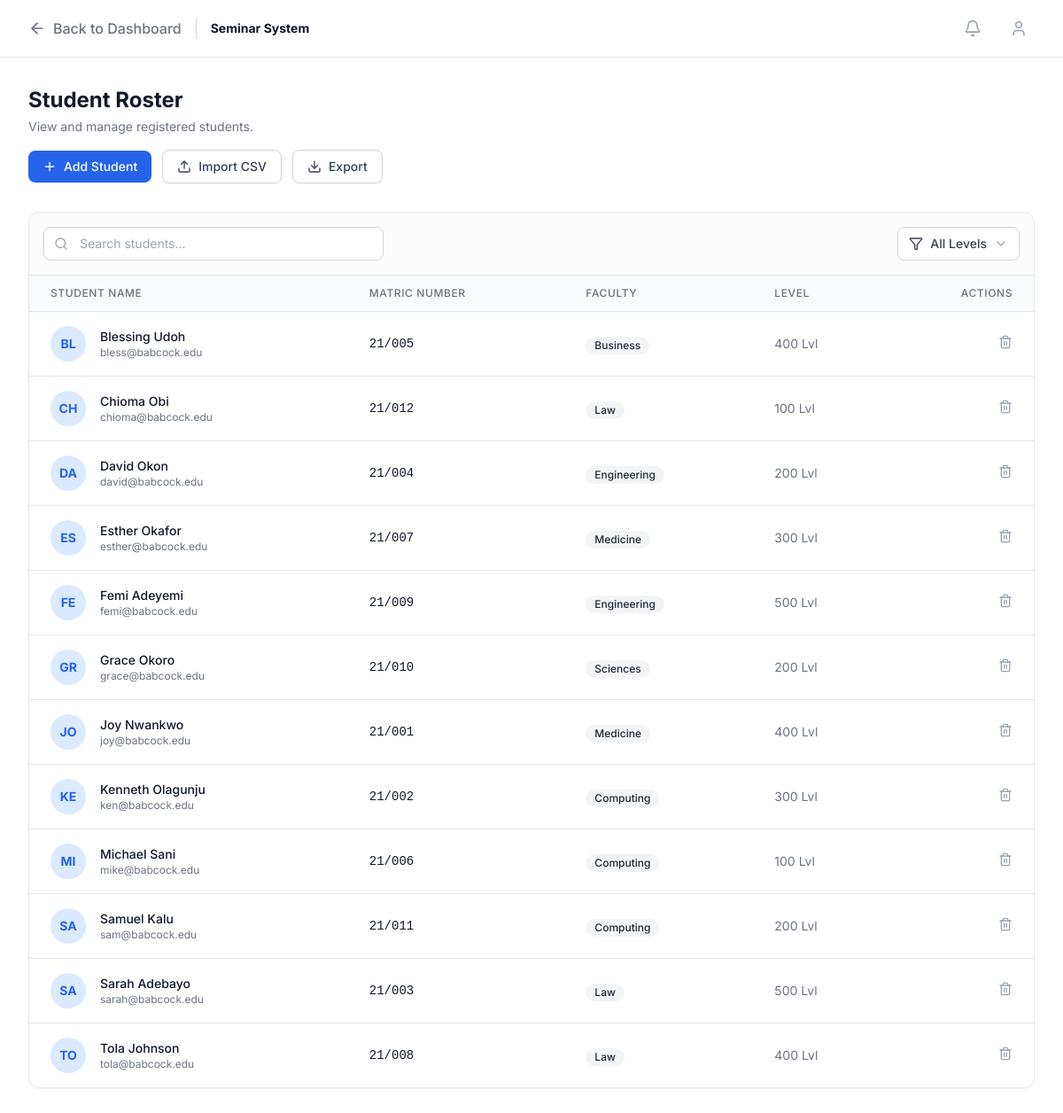
Screenshot of /roster_view.php with the database file from the repository.
### tables this page shows
CREATE TABLE `Student` (
  `StudentID` int(10) UNSIGNED NOT NULL,
  `MatricNo` varchar(50) NOT NULL,
  `FullName` varchar(255) NOT NULL,
  `Faculty` varchar(100) NOT NULL,
  `Level` int(11) NOT NULL,
  `Email` varchar(100) DEFAULT NULL,
  `CreatedAt` timestamp NOT NULL DEFAULT current_timestamp()
);

### roster_view.php (the view, shortened to what this page needs)
<?php
$servername = "localhost";
$username = "root";
$password = "";
$dbname = "ChapelSeminarDB";
$conn = new mysqli($servername, $username, $password, $dbname);
$filterLevel = isset($_GET['level']) ? $_GET['level'] : 'All';
$sql = "SELECT * FROM Student";
$sql .= " ORDER BY FullName ASC";
$result = $conn->query($sql);
?>
<!DOCTYPE html>
<html lang="en">
<head>
    <script src="https://cdn.tailwindcss.com"></script>
</head>
<body class="text-gray-800">
    <nav class="border-b border-gray-200 bg-white">
        <div class="max-w-7xl mx-auto px-4 sm:px-6 lg:px-8">
            <div class="flex justify-between h-16">
                <div class="flex items-center gap-4">
                    <a href="seminar.html" class="text-gray-500 hover:text-gray-900 font-medium flex items-center gap-2">
                        <i data-lucide="arrow-left" class="w-5 h-5"></i> Back to Dashboard
                    </a>
                    <span class="text-sm font-bold text-gray-900">Seminar System</span>
                </div>
                <div class="flex items-center gap-4">
                    <button class="p-2 text-gray-400 hover:text-gray-600"><i data-lucide="bell" class="w-5 h-5"></i></button>
                    <button class="p-2 text-gray-400 hover:text-gray-600"><i data-lucide="user" class="w-5 h-5"></i></button>
                </div>
            </div>
        </div>
    </nav>
    <main class="max-w-7xl mx-auto px-4 sm:px-6 lg:px-8 py-8">
        <div class="mb-8">
            <h1 class="text-2xl font-bold text-gray-900">Student Roster</h1>
            <p class="text-sm text-gray-500 mt-1 mb-4">View and manage registered students.</p>
            <div class="flex flex-wrap items-center gap-3">
                <a href="roster_add.html" class="inline-flex items-center gap-2 px-4 py-2 bg-blue-600 hover:bg-blue-700 text-white rounded-lg text-sm font-medium shadow-sm transition-colors">
                    <i data-lucide="plus" class="w-4 h-4"></i> Add Student
                </a>
                <form action="roster_view.php" method="POST" enctype="multipart/form-data" id="importForm" class="inline-flex">
                    <button type="button" onclick="document.getElementById('csvInput').click()" class="inline-flex items-center gap-2 px-4 py-2 border border-gray-300 rounded-lg text-sm font-medium text-gray-700 bg-white hover:bg-gray-50 shadow-sm transition-colors">
                        <i data-lucide="upload" class="w-4 h-4"></i> Import CSV
                    </button>
                </form>
                <a href="roster_view.php?action=export" class="inline-flex items-center gap-2 px-4 py-2 border border-gray-300 rounded-lg text-sm font-medium text-gray-700 bg-white hover:bg-gray-50 shadow-sm transition-colors">
                    <i data-lucide="download" class="w-4 h-4"></i> Export
                </a>
            </div>
        </div>
        <div class="bg-white border border-gray-200 rounded-xl shadow-sm overflow-hidden">
            <div class="p-4 border-b border-gray-200 flex flex-col sm:flex-row justify-between items-center gap-4 bg-gray-50/50">
                <div class="relative w-full sm:w-96">
                    <div class="absolute inset-y-0 left-0 pl-3 flex items-center pointer-events-none">
                    </div>
                    <input type="text" id="searchInput" onkeyup="searchTable()" placeholder="Search students..." class="block w-full pl-10 pr-3 py-2 border border-gray-300 rounded-lg bg-white focus:ring-1 focus:ring-blue-500 focus:border-blue-500 sm:text-sm outline-none">
                </div>
                <div class="relative">
                    <button id="filter-btn" class="inline-flex items-center gap-2 px-3 py-2 border border-gray-300 rounded-lg text-sm font-medium text-gray-700 bg-white hover:bg-gray-50">
                        <i data-lucide="filter" class="w-4 h-4"></i>
                        <span id="filter-text"><?php echo ($filterLevel == 'All') ? 'All Levels' : $filterLevel . ' Level'; ?></span>
                        <i data-lucide="chevron-down" class="w-4 h-4 text-gray-400"></i>
                    </button>
                </div>
            </div>
            <div class="overflow-x-auto">
                <table class="min-w-full divide-y divide-gray-200">
                    <thead class="bg-gray-50">
                        <tr>
                            <th class="px-6 py-3 text-left text-xs font-medium text-gray-500 uppercase tracking-wider">Student Name</th>
                            <th class="px-6 py-3 text-left text-xs font-medium text-gray-500 uppercase tracking-wider">Matric Number</th>
                            <th class="px-6 py-3 text-left text-xs font-medium text-gray-500 uppercase tracking-wider">Faculty</th>
                            <th class="px-6 py-3 text-left text-xs font-medium text-gray-500 uppercase tracking-wider">Level</th>
                            <th class="px-6 py-3 text-right text-xs font-medium text-gray-500 uppercase tracking-wider">Actions</th>
                        </tr>
                    </thead>
                    <tbody class="bg-white divide-y divide-gray-200" id="studentTableBody">
                        <?php if ($result->num_rows > 0): ?>
                            <?php while($row = $result->fetch_assoc()): ?>
                            <tr class="hover:bg-gray-50 transition-colors">
                                <td class="px-6 py-4 whitespace-nowrap">
                                    <div class="flex items-center">
                                        <div class="h-10 w-10 flex-shrink-0">
                                            <div class="h-10 w-10 rounded-full bg-blue-100 flex items-center justify-center text-blue-600 font-bold text-sm">
                                                <?php echo strtoupper(substr($row['FullName'], 0, 2)); ?>
                                            </div>
                                        </div>
                                        <div class="ml-4">
                                            <div class="text-sm font-medium text-gray-900"><?php echo htmlspecialchars($row['FullName']); ?></div>
                                            <div class="text-xs text-gray-500"><?php echo htmlspecialchars($row['Email']); ?></div>
                                        </div>
                                    </div>
                                </td>
                                <td class="px-6 py-4 whitespace-nowrap text-sm text-gray-900 font-mono">
                                    <?php echo htmlspecialchars($row['MatricNo']); ?>
                                </td>
                                <td class="px-6 py-4 whitespace-nowrap">
                                    <span class="inline-flex items-center px-2.5 py-0.5 rounded-full text-xs font-medium bg-gray-100 text-gray-800">
                                        <?php echo htmlspecialchars($row['Faculty']); ?>
                                    </span>
                                </td>
                                <td class="px-6 py-4 whitespace-nowrap text-sm text-gray-500">
                                    <?php echo htmlspecialchars($row['Level']); ?> Lvl
                                </td>
                                <td class="px-6 py-4 whitespace-nowrap text-right text-sm font-medium">
                                    <a href="delete_student.php?id=<?php echo $row['StudentID']; ?>"
                                       class="text-gray-400 hover:text-red-600 transition-colors inline-block ml-2"
                                       onclick="return confirm('Delete this student?');">
                                        <i data-lucide="trash-2" class="w-4 h-4"></i>
                                    </a>
                                </td>
                            </tr>
                            <?php endwhile; ?>
                        <?php else: ?>
                            <tr><td colspan="5" class="px-6 py-10 text-center text-gray-500">No students found.</td></tr>
                        <?php endif; ?>
                    </tbody>
                </table>
            </div>
        </div>
    </main>
</body>
</html>

### roster_view.php (style rules this page uses)
body { font-family: 'Inter', sans-serif; background-color: #ffffff; }

### rows the page displays
student: FullName "BL", FullName "Blessing Udoh", Email "bless@babcock.edu", MatricNo "21/005", Faculty "Business", Level "400"
student: FullName "CH", FullName "Chioma Obi", Email "chioma@babcock.edu", MatricNo "21/012", Faculty "Law", Level "100"
student: FullName "DA", FullName "David Okon", Email "david@babcock.edu", MatricNo "21/004", Faculty "Engineering", Level "200"
student: FullName "ES", FullName "Esther Okafor", Email "esther@babcock.edu", MatricNo "21/007", Faculty "Medicine", Level "300"
student: FullName "FE", FullName "Femi Adeyemi", Email "femi@babcock.edu", MatricNo "21/009", Faculty "Engineering", Level "500"
student: FullName "GR", FullName "Grace Okoro", Email "grace@babcock.edu", MatricNo "21/010", Faculty "Sciences", Level "200"
student: FullName "JO", FullName "Joy Nwankwo", Email "joy@babcock.edu", MatricNo "21/001", Faculty "Medicine", Level "400"
student: FullName "KE", FullName "Kenneth Olagunju", Email "ken@babcock.edu", MatricNo "21/002", Faculty "Computing", Level "300"
student: FullName "MI", FullName "Michael Sani", Email "mike@babcock.edu", MatricNo "21/006", Faculty "Computing", Level "100"
student: FullName "SA", FullName "Samuel Kalu", Email "sam@babcock.edu", MatricNo "21/011", Faculty "Computing", Level "200"
student: FullName "SA", FullName "Sarah Adebayo", Email "sarah@babcock.edu", MatricNo "21/003", Faculty "Law", Level "500"
student: FullName "TO", FullName "Tola Johnson", Email "tola@babcock.edu", MatricNo "21/008", Faculty "Law", Level "400"
